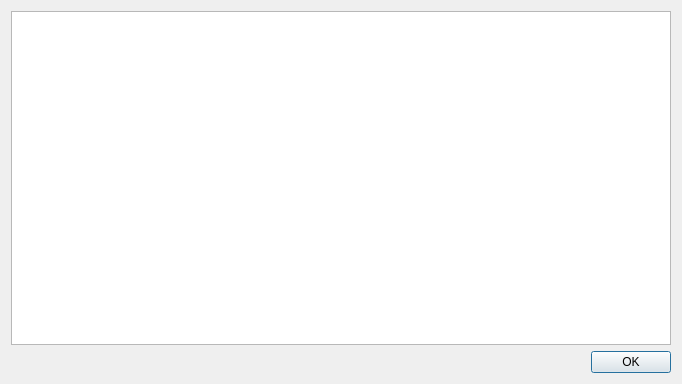
<?xml version="1.0" encoding="UTF-8"?>
<ui version="4.0">
 <class>GINeedHelpDialog</class>
 <widget class="QDialog" name="GINeedHelpDialog">
  <property name="geometry">
   <rect>
    <x>0</x>
    <y>0</y>
    <width>682</width>
    <height>384</height>
   </rect>
  </property>
  <property name="windowTitle">
   <string>Besoin d'aide ?</string>
  </property>
  <property name="windowIcon">
   <iconset resource="../../resource/icones.qrc">
    <normaloff>:/Icones/Icones/help.png</normaloff>:/Icones/Icones/help.png</iconset>
  </property>
  <layout class="QVBoxLayout" name="verticalLayout">
   <item>
    <widget class="QTextBrowser" name="content">
     <property name="openExternalLinks">
      <bool>true</bool>
     </property>
    </widget>
   </item>
   <item>
    <widget class="QDialogButtonBox" name="buttonBox">
     <property name="orientation">
      <enum>Qt::Horizontal</enum>
     </property>
     <property name="standardButtons">
      <set>QDialogButtonBox::Ok</set>
     </property>
    </widget>
   </item>
  </layout>
 </widget>
 <resources>
  <include location="../../resource/icones.qrc"/>
 </resources>
 <connections>
  <connection>
   <sender>buttonBox</sender>
   <signal>accepted()</signal>
   <receiver>GINeedHelpDialog</receiver>
   <slot>accept()</slot>
   <hints>
    <hint type="sourcelabel">
     <x>248</x>
     <y>254</y>
    </hint>
    <hint type="destinationlabel">
     <x>157</x>
     <y>274</y>
    </hint>
   </hints>
  </connection>
  <connection>
   <sender>buttonBox</sender>
   <signal>rejected()</signal>
   <receiver>GINeedHelpDialog</receiver>
   <slot>reject()</slot>
   <hints>
    <hint type="sourcelabel">
     <x>316</x>
     <y>260</y>
    </hint>
    <hint type="destinationlabel">
     <x>286</x>
     <y>274</y>
    </hint>
   </hints>
  </connection>
 </connections>
</ui>
